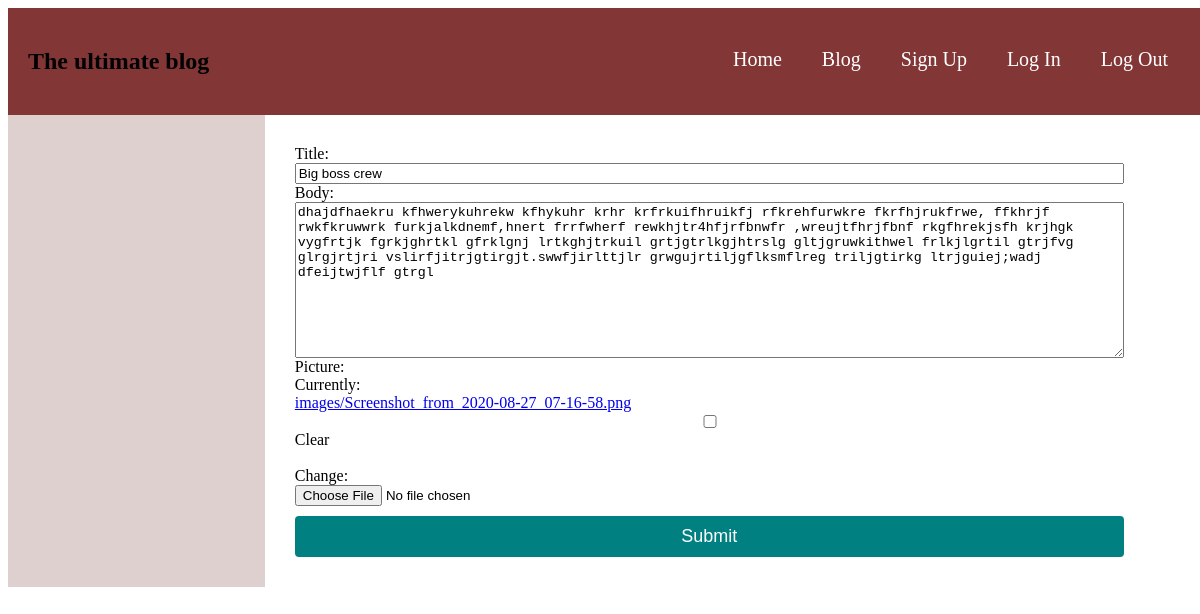
Page /1/blog/edit_page/ on the committed database.
### blogs/models.py (models this page shows, shortened)
class Blog(models.Model):
    title = models.CharField(max_length=200)
    body = models.CharField(max_length=400)
    picture = models.ImageField(blank=True, null=True, upload_to="images/")
    user = models.ForeignKey(User, on_delete=models.CASCADE)
    likes = models.ManyToManyField(User, related_name='blog_posts')
    created_date = models.DateTimeField( default=timezone.now)

### blogs/views.py (the view)
# urls.py: path('<int:blog_id>/blog/edit_page/', views.edit_blog_page, name="edit_blog_page"),
def edit_blog_page(request,blog_id):
    blog = Blog.objects.get(pk=blog_id)
    if blog is not None:
        intial_data = {
            'title': blog.title,
            'body':blog.body,
            'picture': blog.picture
        }
        form = EditBlogForm(initial=intial_data)
        return render(request,'blogs/edit_blog.html',{'form': form, "blog": blog})

### blogs/forms.py
class EditBlogForm(forms.Form):
    title = forms.CharField(label='Title', max_length=100)
    body = forms.CharField(widget=forms.Textarea)
    picture = forms.ImageField(required=False)

### blogs/templates/blogs/edit_blog.html (shortened to what this page needs)
{% extends "blogs/base.html" %}
{% block content %}
{% load static %}
<form class="edit-form" action="{% url 'edit_blog' blog.id %}" method="post" enctype="multipart/form-data" style="display: flex;flex-direction: column;">
    {{form}}
    <input  type="submit" value="Submit" style="color: white;background-color: teal;border: none;border-radius: 4px;padding: 10px;font-size: 18px;margin-top: 10px;">
</form>
{% endblock %}

### blogs/static/blogs/index.css (style rules this page uses)
.edit-form { display: flex; }

### rows in the picture
Blog: title "Big boss crew", body "dhajdfhaekru kfhwerykuhrekw kfhykuhr krhr krfrkuifhruikfj rfkrehfurwkre fkrfhjrukfrwe, ffkhrjf rwkfkruwwrk furkjalkdnemf,hnert frrfwherf rewkhjtr4hfjrfbnwfr ,wreujtfhrjfbnf rkgfhrekjsfh krjhgk vygfrtjk fgrkjghrtkl gfrklgnj lrtkghjtrkuil grtjgtrlkgjhtrslg gltjgruwkithwel frlkjlgrtil gtrjfvg glrgjrtjri vslirfjitrjgtirgjt.swwfjirlttjlr grwgujrtiljgflksmflreg triljgtirkg ltrjguiej;wadj dfeijtwjflf gtrgl"
